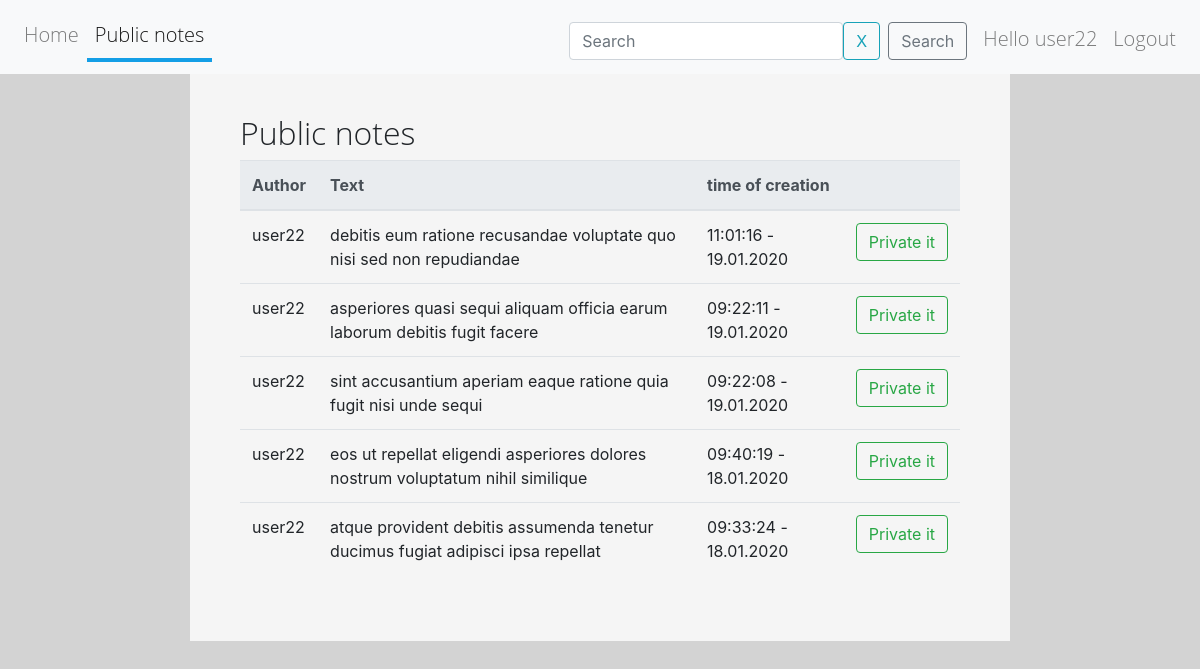
The app's page /share_note_list (signed in), older data.
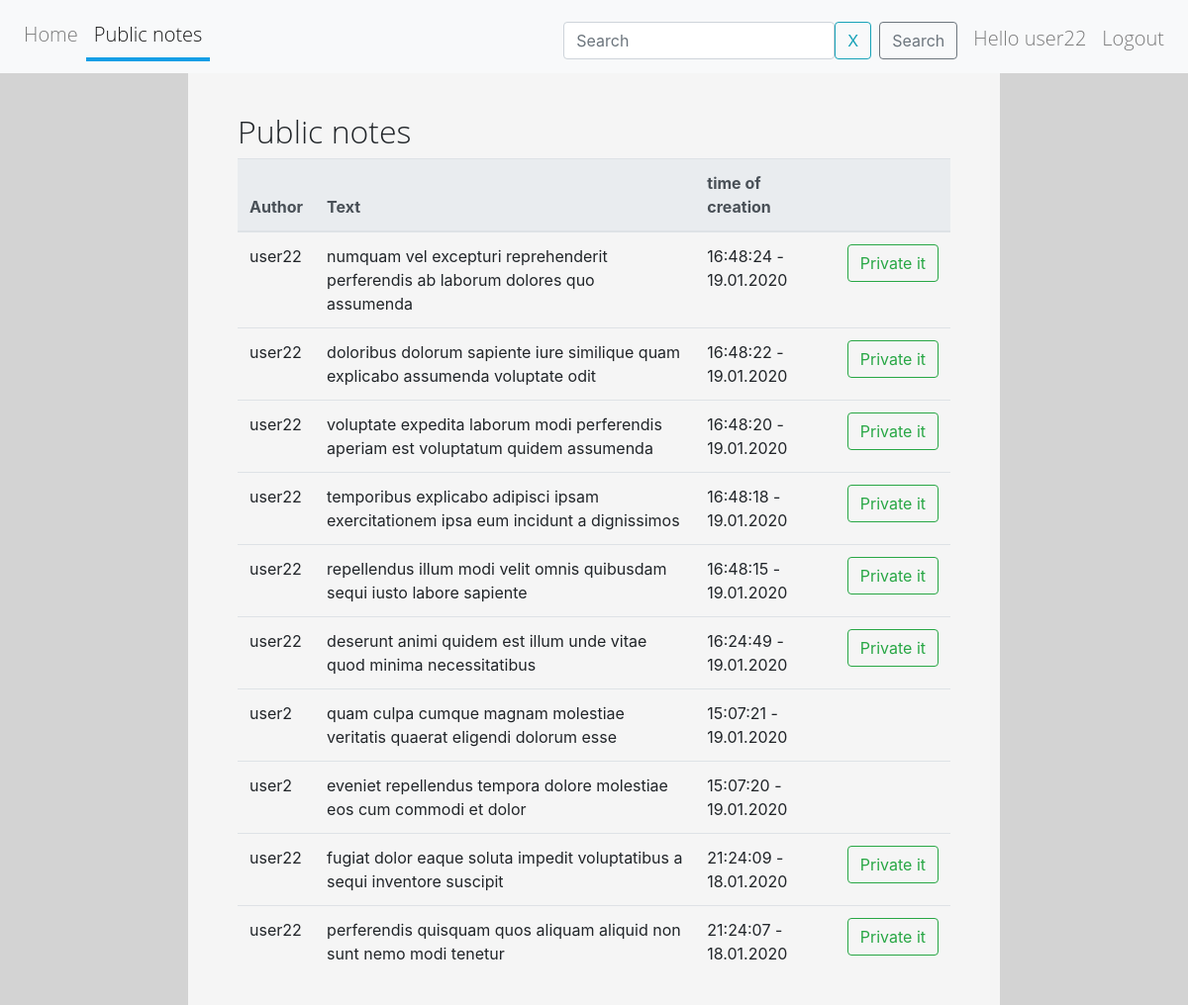
The same page, newer data.
### todo/models.py (models this page shows, shortened)
class Note(models.Model):
    text = models.TextField(max_length=200)
    post_time = models.DateTimeField(auto_now_add=True)
    author = models.ForeignKey(User, related_name="user", on_delete=models.CASCADE)
    status = models.BooleanField(default=False)

### todo/views.py (the view)
# urls.py: path('share_note_list', views.PublicNoteList.as_view(), name='public_note_list'),
class PublicNoteList(SearchNoteFormMixin, ListView):
    template_name = 'todo/public_note_list.html'
    http_method_names = ['get', 'post']
    model = models.Note
    context_object_name = 'notes'
    paginate_by = 10
    ordering = '-post_time'
    queryset = model.objects.filter(status=True)
    def get_queryset(self):
        qs = super().get_queryset()
        search = self.request.GET.get('search')
        qs = qs.filter(text__contains=search) if search else qs
        return qs

### todo/forms.py
class SearchNoteForm(forms.Form):
    search = forms.CharField(
        max_length=256,
        required=False,
        label='',
        widget=forms.TextInput(attrs={'placeholder': 'Search'})
    )

### todo/views.py (called while the page is built)
    def get_context_data(self, *, object_list=None, **kwargs):
        context = super().get_context_data(object_list=None, **kwargs)
        context.update({
            'search_note_form': forms.SearchNoteForm(self.request.GET),
        })
        return context

### templates/todo/public_note_list.html (shortened to what this page needs)
{% extends 'todo/base.html' %}
{% block content %}
    {% if user.is_authenticated %}
        <h2>Public notes</h2>
        <table class="table table-hover">
            <thead class="thead-light">
            <tr>
                <th scope="col">Author</th>
                <th scope="col">Text</th>
                <th scope="col">time of creation</th>
                <th scope="col"></th>
            </tr>
            </thead>
            <tbody>
            {% for note in notes %}
                <tr>
                    <td scope="row">{{ note.author }}</td>
                    <td>{{ note.text }}</td>
                    <td>{{ note.post_time|date:"H:i:s - d.m.Y" }}</td>
                    <td class="">
                        {% if note.author_id == user.pk %}
                            {% include 'todo/update_note_status_form.html' %}
                        {% endif %}
                    </td>
                </tr>
            {% empty %}
                <tr>
                    <td>no one note</td>
                </tr>
            {% endfor %}
    {% endif %}
{% endblock content %}

### templates/todo/update_note_status_form.html (shortened to what this page needs)
<form action="{% url 'todo:update_note_status' note.pk %}" method="post" class="text-center">
    {% if note.status %}
        </div>
            <button type="submit" class="btn btn-outline-success">Private it</button>
        </div>
    {% else %}
        </div>
            <input hidden type="checkbox" name="status" id="id_status" checked="checked">
            <button type="submit" class="btn btn-outline-warning">Public it</button>
        </div>
    {% endif %}
</form>

Row changes from the older to the newer data that the page shows:
no longer on this page (row edited): Note: author "user22", text "debitis eum ratione recusandae voluptate quo nisi sed non repudiandae", post_time "11:01:16 - 19.01.2020", status "Private it"
no longer on this page (row edited): Note: author "user22", text "asperiores quasi sequi aliquam officia earum laborum debitis fugit facere", post_time "09:22:11 - 19.01.2020", status "Private it"
no longer on this page (row edited): Note: author "user22", text "sint accusantium aperiam eaque ratione quia fugit nisi unde sequi", post_time "09:22:08 - 19.01.2020", status "Private it"
no longer on this page (row unchanged): Note: author "user22", text "eos ut repellat eligendi asperiores dolores nostrum voluptatum nihil similique", post_time "09:40:19 - 18.01.2020", status "Private it"
no longer on this page (row edited): Note: author "user22", text "atque provident debitis assumenda tenetur ducimus fugiat adipisci ipsa repellat", post_time "09:33:24 - 18.01.2020", status "Private it"
added Note: author "user22", text "numquam vel excepturi reprehenderit perferendis ab laborum dolores quo assumenda", post_time "16:48:24 - 19.01.2020", status "Private it"
added Note: author "user22", text "doloribus dolorum sapiente iure similique quam explicabo assumenda voluptate odit", post_time "16:48:22 - 19.01.2020", status "Private it"
added Note: author "user22", text "voluptate expedita laborum modi perferendis aperiam est voluptatum quidem assumenda", post_time "16:48:20 - 19.01.2020", status "Private it"
added Note: author "user22", text "temporibus explicabo adipisci ipsam exercitationem ipsa eum incidunt a dignissimos", post_time "16:48:18 - 19.01.2020", status "Private it"
added Note: author "user22", text "repellendus illum modi velit omnis quibusdam sequi iusto labore sapiente", post_time "16:48:15 - 19.01.2020", status "Private it"
added Note: author "user22", text "deserunt animi quidem est illum unde vitae quod minima necessitatibus", post_time "16:24:49 - 19.01.2020", status "Private it"
added Note: author "user2", text "quam culpa cumque magnam molestiae veritatis quaerat eligendi dolorum esse", post_time "15:07:21 - 19.01.2020"
added Note: author "user2", text "eveniet repellendus tempora dolore molestiae eos cum commodi et dolor", post_time "15:07:20 - 19.01.2020"
now on this page (row edited): Note: author "user22", text "fugiat dolor eaque soluta impedit voluptatibus a sequi inventore suscipit", post_time "21:24:09 - 18.01.2020", status "Private it"
now on this page (row edited): Note: author "user22", text "perferendis quisquam quos aliquam aliquid non sunt nemo modi tenetur", post_time "21:24:07 - 18.01.2020", status "Private it"
